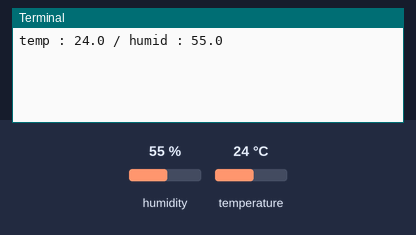
The program below on a simulated Raspberry Pi (BCM pin numbers). Parts: the last lines printed to the terminal. The inputs (shaded band) are chosen by the test bench; at power-on: humidity 55 %, temperature 24 °C.

Above: at 1.2 s.
1.3 s: humidity set to 22 %
At 3.1 s:
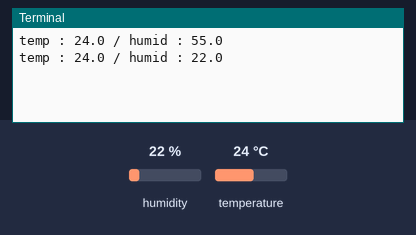
3.4 s: temperature set to 12 °C
At 4.3 s:
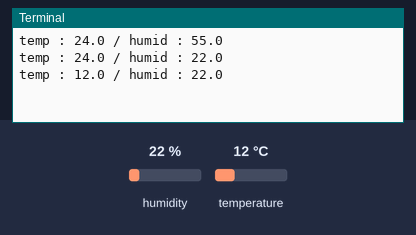
5.5 s: humidity set to 40 %
At 7.3 s:
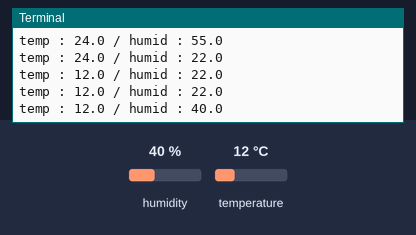
Timing chart, 0 to 8.8 s (numbered marks = the images above; inputs shaded):
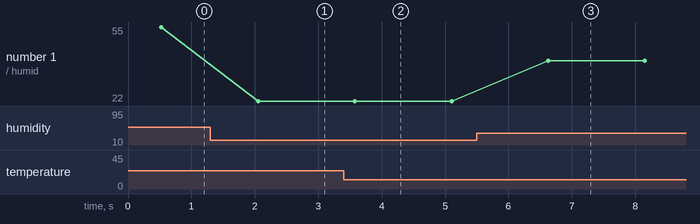

Measured:
- after the input at 1.3 s, the terminal: prints a new line after 0.75 s (image 1)
- after the input at 3.4 s, the terminal: prints a new line after 0.18 s (image 2)
- after the input at 5.5 s, the terminal: prints a new line after 1.1 s (image 3)
- plotted number 1: 55 → 22 after the input at 1.3 s, 22 → 40 after the input at 5.5 s

The program:

test.py
```python
import Adafruit_DHT as dht
import time


sensor = dht.DHT11
rcv_pin = 10

try:
    while True:
        humid, temp = dht.read_retry(sensor, rcv_pin)
        print(f'temp : {temp} / humid : {humid}')

        time.sleep(1)
except Exception as ex:
    print(ex)
finally:
    print('Program fin')
```
